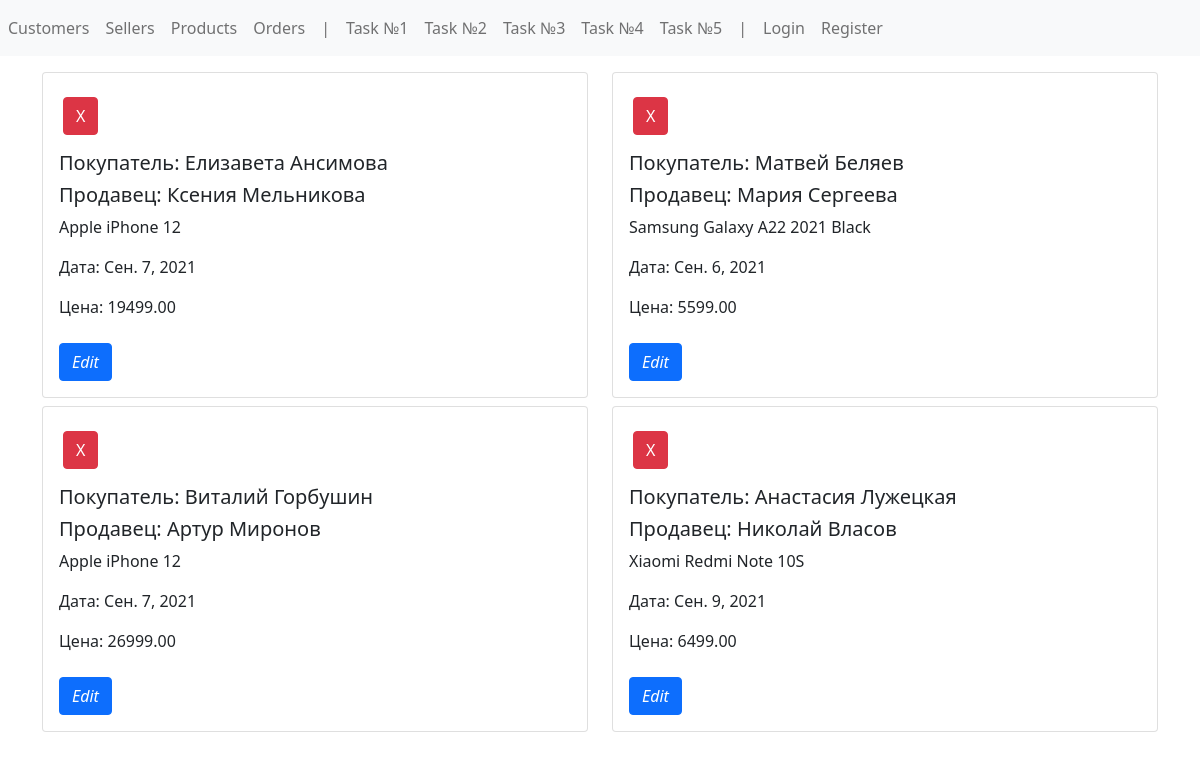
/order, run on the app's committed database.
### config/models.py (models this page shows, shortened)
class Order(models.Model):
    customer = models.ForeignKey(
        'Customer',
        on_delete=models.CASCADE,
        related_name= 'orders',
        related_query_name='order',
        verbose_name='Покупатель'
    )
    seller = models.ForeignKey(
        'Seller',
        on_delete=models.CASCADE,
        related_name='orders',
        related_query_name='order',
        verbose_name='Продавец'
    )
    product = models.ForeignKey(
        'Product',
        on_delete=models.CASCADE,
        related_name='orders',
        related_query_name='order',
        verbose_name='Продукт'
    )
    date = models.DateField(auto_now_add=False, verbose_name='Дата заказа')
    total = models.DecimalField(max_digits=19, decimal_places=2, default=0, verbose_name='Сумма продажи')
    class Meta:
        verbose_name = 'Заказ'
        verbose_name_plural = 'Заказы'

class Customer(models.Model):
    first_name = models.CharField(max_length=64, blank=False, verbose_name='Имя')
    last_name = models.CharField(max_length=64, blank=False, verbose_name='Фамилия')
    email = models.EmailField(max_length=64, blank=True, null=True, verbose_name='Почта')
    phone = models.CharField(max_length=32, blank=False, verbose_name='Телефон')
    class Meta:
        verbose_name = 'Покупатель'
        verbose_name_plural = 'Покупатели'
    def __str__(self):
        return self.first_name + " " + self.last_name

class Seller(models.Model):
    first_name = models.CharField(max_length=64, blank=False, verbose_name='Имя')
    last_name = models.CharField(max_length=64, blank=False, verbose_name='Фамилия')
    email = models.EmailField(max_length=64, blank=True, null=True, verbose_name='Почта')
    phone = models.CharField(max_length=32, blank=False, verbose_name='Телефон')
    POSITION_CHOICES = [
        (0, 'Продавец'),
        (1, 'Старший продавец'),
        (2, 'Руководитель отдела продаж')
    ]
    date = models.DateField(blank=False, verbose_name='Дата контракта')
    position = models.IntegerField(
        blank=False,
        choices=POSITION_CHOICES,
        default=0,
        verbose_name='Должность'
    )
    class Meta:
        verbose_name = 'Продавец'
        verbose_name_plural = 'Продавцы'
    def __str__(self):
        return self.first_name + " " + self.last_name

class Product(models.Model):
    name = models.CharField(max_length=64, blank=False, verbose_name='Название')
    description = models.TextField(blank=True, default='', verbose_name='Описание')
    image = models.ImageField(upload_to='product_images/%Y/%m/%d', verbose_name='Изображение')
    stock = models.IntegerField(blank=True, default=0, verbose_name='В наличии (шт)')
    price = models.DecimalField(max_digits=19, decimal_places=2, default=0, verbose_name='Цена')
    class Meta:
        verbose_name = 'Продукт'
        verbose_name_plural = 'Продукты'
    def __str__(self):
        return f"{self.name}"

### config/views.py (the view)
# urls.py: path('order', order, name='order'),
def order(request):
    order_list = Order.objects.all()
    return render(request, 'order.html', {'order_list': order_list})

### templates/order.html (shortened to what this page needs)
{% extends 'base.html' %}
{% block content %}
<div class="container mt-2">
    <div class="row">
        {% for order in order_list %}
        <div class="col-md-6">
            <div class="card mt-2">
                <form action="{% url 'order' %}" method="post" class="mt-4"
                      style="padding-left: 20px;">
                    <button class="btn btn-danger">X</button>
                </form>
              <div class="card-body">
                <h5 class="card-title">Покупатель: {{ order.customer }}</h5>
                  <h5 class="card-title">Продавец: {{ order.seller }}</h5>
                <p class="card-text">{{ order.product }}</p>
                  <p class="card-text">Дата: {{ order.date }}</p>
                  <p class="card-text">Цена: {{ order.total }}</p>
                <form action="{% url 'edit_order' order.id %}" method="get" class="mt-4"
                      style="padding-right: 20px;">
                    <button class="btn btn-primary">
                        <i class="fas fa-edit">Edit</i>
                    </button>
                </form>
              </div>
            </div>
        </div>
    {% endfor %}
{% endblock %}

### data on the page
Order: customer "Елизавета Ансимова", seller "Ксения Мельникова", product "Apple iPhone 12", date "Сен. 7, 2021", total "19499.00"
Order: customer "Матвей Беляев", seller "Мария Сергеева", product "Samsung Galaxy A22 2021 Black", date "Сен. 6, 2021", total "5599.00"
Order: customer "Виталий Горбушин", seller "Артур Миронов", product "Apple iPhone 12", date "Сен. 7, 2021", total "26999.00"
Order: customer "Анастасия Лужецкая", seller "Николай Власов", product "Xiaomi Redmi Note 10S", date "Сен. 9, 2021", total "6499.00"
